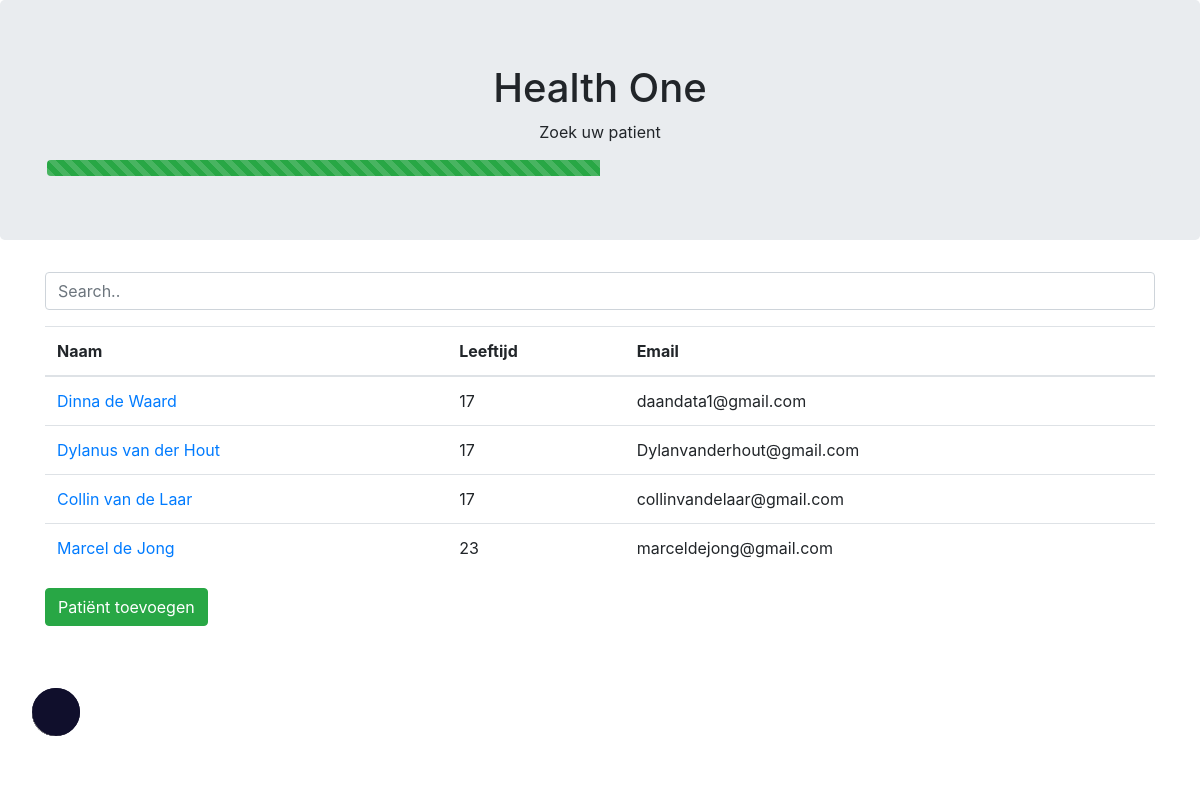
The app's page /patient-lijst.php (signed in) with its own data.
### tables this page shows
CREATE TABLE `patient` (
  `id` int(255) NOT NULL,
  `medicijn_id` int(11) NOT NULL,
  `recept_id` int(11) NOT NULL,
  `naam` varchar(255) NOT NULL,
  `leeftijd` int(255) NOT NULL,
  `adres` varchar(255) NOT NULL,
  `email` varchar(255) NOT NULL,
  `telefoonnummer` int(255) NOT NULL,
  `verzekeringsnummer` int(255) NOT NULL,
  `aandoeningen` varchar(255) NOT NULL
);

### patient-lijst.php (the view, shortened to what this page needs)
<!DOCTYPE html>
<html lang="en">
<head>
    <link rel="stylesheet" href="https://maxcdn.bootstrapcdn.com/bootstrap/4.3.1/css/bootstrap.min.css">
</head>
<body>
<?php
$db = new PDO("mysql:host=localhost;dbname=HealthOne", "root", "");
$query = $db->prepare("SELECT * FROM patient");
$query->execute();
$result = $query->fetchAll(PDO::FETCH_ASSOC);
?>
    <div class="jumbotron text-center">
        <h1>Health One</h1>
        <p>Zoek uw patient</p>
        <div class="container">
            <div class="progress">
                <div class="progress-bar progress-bar-striped progress-bar-animated bg-success" style="width:50%"></div>
            </div>
        </div>
    </div>
    <div class="container">
        <div class="row text-center">
            <div class="col">
                <div class="form-group">
                    <input class="form-control" id="myInput" type="text" placeholder="Search..">
                </div>
            </div>
        </div>
        <div class="row">
            <div class="col">
                <table class="table table-hover">
                    <thead>
                    <tr>
                        <th>Naam</th>
                        <th>Leeftijd</th>
                        <th>Email</th>
                    </tr>
                    </thead>
                    <tbody id="myTable">
                        <?php
                        foreach($result as &$data) {
                        echo "<tr>";
                            echo "<td>"  . "<a href='patient-gegevens-verzekeraar.php?id=" . $data['id'] . "'>" . $data["naam"]  . "</td>";
                            echo "<td>" . $data["leeftijd"] . "</td>";
                            echo "<td>" . $data["email"] . "</td>";
                            echo "</tr>";
                        }
                        ?>
                    </tbody>
                </table>
               <a href="patient_add.php"> <button type="button" class="btn btn-success">Patiënt toevoegen</button></a>
            </div>
        </div>
    </div>
</body>
<link rel="stylesheet" href="css/darkmode.css">
</html>

### records on screen
patient: naam "Dinna de Waard", leeftijd "17", email "daandata1@gmail.com"
patient: naam "Dylanus van der Hout", leeftijd "17", email "Dylanvanderhout@gmail.com"
patient: naam "Collin van de Laar", leeftijd "17", email "collinvandelaar@gmail.com"
patient: naam "Marcel de Jong", leeftijd "23", email "marceldejong@gmail.com"
